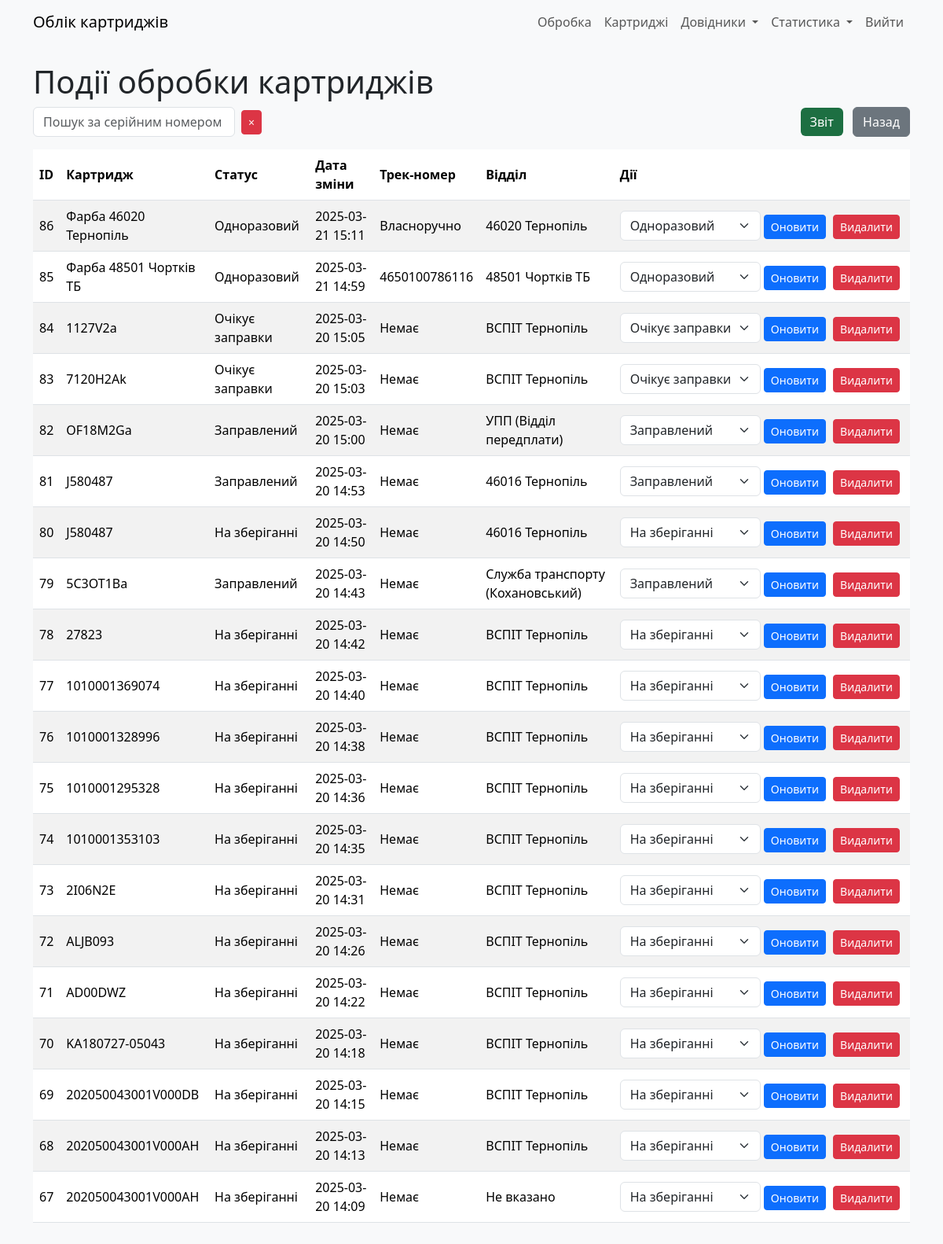
The app's page /cartridge_status (signed in), older data.
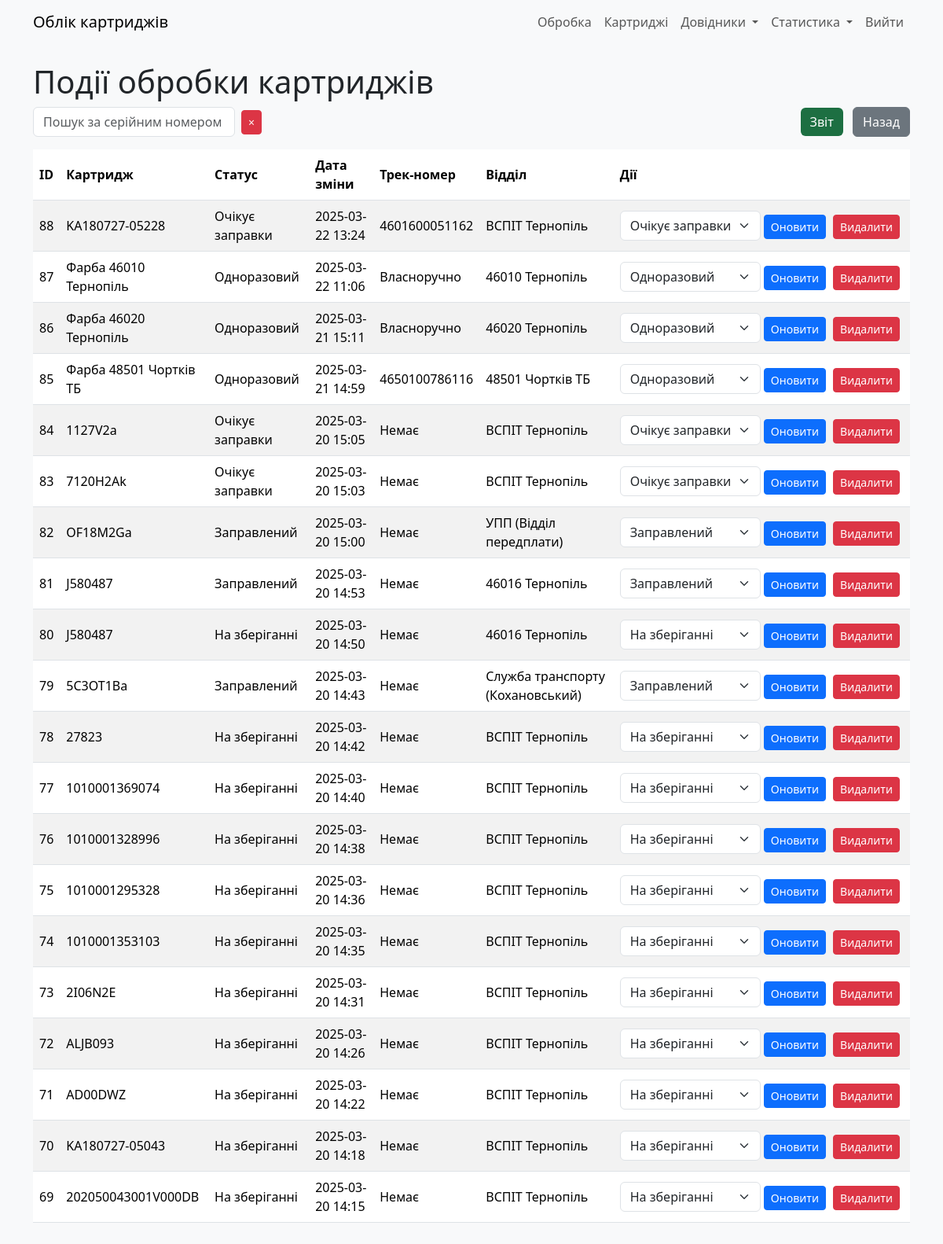
The same page, newer data.
### models.py (models this page shows)
class CartridgeStatus(db.Model):
    __tablename__ = "cartrg_status"
    id: Mapped[int] = mapped_column(primary_key=True)
    cartridge_id = mapped_column(ForeignKey(Cartridges.id))
    status: Mapped[int] = mapped_column(Integer, server_default=literal(0))
    date_ofchange: Mapped[DateTime] = mapped_column(DateTime, server_default=func.now())
    parcel_track: Mapped[str] = mapped_column(String(13), nullable=True)
    exec_dept: Mapped[int] = mapped_column(ForeignKey(RefillDept.id))
    user_updated: Mapped[int] = mapped_column(ForeignKey(User.id))
    time_updated: Mapped[DateTime] = mapped_column(DateTime, server_default=func.now())
    __table_args__ = (
        Index('idx_cartridge_date', 'cartridge_id', 'date_ofchange'),  # Композитний індекс
        Index('idx_status', 'status'),                                # Окремий індекс для status
        Index('idx_exec_dept', 'exec_dept'),                          # Окремий індекс для exec_dept
    )

class Cartridges(db.Model):
    __tablename__ = "cartridges"
    id: Mapped[int] = mapped_column(primary_key=True)
    serial_num: Mapped[str] = mapped_column(String(255), server_default="N/A")
    in_printer: Mapped[int] = mapped_column(ForeignKey(CustomerEquipment.id), nullable=True)
    cartridge_model: Mapped[str] = mapped_column(String(255), nullable=True)  # Текстове поле
    user_updated: Mapped[int] = mapped_column(ForeignKey(User.id))
    time_updated: Mapped[DateTime] = mapped_column(DateTime, server_default=func.now())

class RefillDept(db.Model):
    __tablename__ = "refill_dept"
    id: Mapped[int] = mapped_column(primary_key=True)
    deptname: Mapped[str] = mapped_column(String(30))
    is_exec: Mapped[int] = mapped_column(Integer, server_default=literal(0))
    user_updated: Mapped[int] = mapped_column(ForeignKey(User.id))
    time_updated: Mapped[DateTime] = mapped_column(DateTime, server_default=func.now())

### app.py (the view)
@app.route('/cartridge_status')
@login_required
def cartridge_status():
    search = request.args.get('search', '')
    page = request.args.get('page', 1, type=int)
    per_page = 20
    query = db.session.query(CartridgeStatus, Cartridges.serial_num, RefillDept.deptname)\
                      .outerjoin(Cartridges, Cartridges.id == CartridgeStatus.cartridge_id)\
                      .outerjoin(RefillDept, RefillDept.id == CartridgeStatus.exec_dept)\
                      .order_by(CartridgeStatus.date_ofchange.desc())
    if search:
        query = query.filter(Cartridges.serial_num.ilike(f'%{search}%'))
    pagination = query.paginate(page=page, per_page=per_page, error_out=False)
    statuses = [(s[0], s[1] or 'Не вказано', s[2] or 'Не вказано') for s in pagination.items]
    return render_template('cartridge_status.html',
                           statuses=statuses,
                           search=search,
                           pagination=pagination)

### app.py (called while the page is built)
@login_manager.user_loader
def load_user(user_id):
    return User.query.get(int(user_id))

### templates/cartridge_status.html (shortened to what this page needs)
{% extends "base.html" %}
{% block content %}
    <h1>Події обробки картриджів</h1>
    <div class="mb-3 d-flex justify-content-between align-items-center">
        <div class="d-flex align-items-center">
            <input type="text" id="search" class="form-control" placeholder="Пошук за серійним номером" value="{{ search|escape }}" style="max-width: 400px;">
            <button id="clear-search" class="btn btn-danger btn-sm ms-2" title="Очистити пошук">
                <span>×</span>
            </button>
        </div>
        <div>
            <a href="{{ url_for('export_cartridge_events') }}" class="btn btn-excel me-2">Звіт</a>
            <a href="{{ url_for('index') }}" class="btn btn-secondary">Назад</a>
        </div>
    </div>
    <table class="table table-striped" id="status-table">
        <thead>
            <tr>
                <th>ID</th>
                <th>Картридж</th>
                <th>Статус</th>
                <th>Дата зміни</th>
                <th>Трек-номер</th>
                <th>Відділ</th>
                <th>Дії</th>
            </tr>
        </thead>
        <tbody id="status-table-body">
            {% for status, serial_num, deptname in statuses %}
            <tr>
                <td>{{ status.id }}</td>
                <td>{{ serial_num }}</td>
                <td>{{ {0: 'Порожній', 1: 'Очікує заправки', 2: 'Заправлений', 3: 'В дорозі', 4: 'Списаний', 5: 'Одноразовий', 6: 'На зберіганні'}[status.status] }}</td>
                <td>{{ status.date_ofchange.strftime('%Y-%m-%d %H:%M') }}</td>
                <td>{{ status.parcel_track or 'Немає' }}</td>
                <td>{{ deptname }}</td>
                <td class="actions-column">
                    <form action="{{ url_for('update_status', status_id=status.id) }}" method="POST" class="d-inline">
                        <select name="status" class="form-select d-inline w-auto">
                            <option value="1" {% if status.status == 1 %}selected{% endif %}>Очікує заправки</option>
                            <option value="2" {% if status.status == 2 %}selected{% endif %}>Заправлений</option>
                            <option value="5" {% if status.status == 5 %}selected{% endif %}>Одноразовий</option>
                            <option value="6" {% if status.status == 6 %}selected{% endif %}>На зберіганні</option>
                        </select>
                        <button type="submit" class="btn btn-primary btn-sm">Оновити</button>
                    </form>
                    <form action="{{ url_for('delete_status', status_id=status.id) }}" method="POST" class="d-inline" onsubmit="return confirm('Ви впевнені, що хочете видалити цей статус?');">
                        <button type="submit" class="btn btn-danger btn-sm">Видалити</button>
                    </form>
                </td>
            </tr>
            {% endfor %}
        </tbody>
    </table>
{% endblock %}

### templates/base.html (shortened to what this page needs)
<!DOCTYPE html>
<html lang="uk">
<head>
    <link rel="stylesheet" href="{{ url_for('static', filename='css/bootstrap.min.css') }}">
    <link rel="stylesheet" href="{{ url_for('static', filename='css/style.css') }}">
</head>
<body>
    <nav class="navbar navbar-expand-lg navbar-light bg-light">
        <div class="container">
            <a class="navbar-brand" href="{{ url_for('index') }}">Облік картриджів</a>
            <div class="collapse navbar-collapse" id="navbarNav">
                <ul class="navbar-nav ms-auto">
                    {% if current_user.is_authenticated %}
                        <li class="nav-item">
                            <a class="nav-link" href="{{ url_for('processCartridge') }}" id="processCartridge">Обробка</a>
                        </li>
                        <li class="nav-item">
                            <a class="nav-link" href="{{ url_for('cartridges') }}">Картриджі</a>
                        </li>
                        <li class="nav-item dropdown">
                            <a class="nav-link dropdown-toggle" href="#" id="navbarDropdownRefs" role="button" data-bs-toggle="dropdown" aria-expanded="false">
                                Довідники
                            </a>
                        </li>
                        <li class="nav-item dropdown">
                            <a class="nav-link dropdown-toggle" href="#" id="navbarDropdownStats" role="button" data-bs-toggle="dropdown" aria-expanded="false">
                                Статистика
                            </a>
                        </li>
                        <li class="nav-item">
                            <a class="nav-link" href="{{ url_for('logout') }}">Вийти</a>
                        </li>
                    {% else %}
                        <li class="nav-item">
                            <a class="nav-link" href="{{ url_for('login') }}">Увійти</a>
                        </li>
                    {% endif %}
                </ul>
            </div>
        </div>
    </nav>
    <div class="container mt-4">
        {% block content %}{% endblock %}
    </div>
</body>
</html>

### static/css/style.css (style rules this page uses)
body { background-color: #f8f9fa; }
.table th, .table td { vertical-align: middle; }
.form-control, .form-select { max-width: 300px; }
.btn-sm { margin-right: 5px; }
.navbar-nav .nav-link { padding-left: 10px; padding-right: 10px; }

### templates/cartridge_status.html (style rules this page uses)
.actions-column { white-space: nowrap; vertical-align: middle; }
#clear-search { padding: 0.25rem 0.5rem; }
.btn-excel { background-color: #1D6F42; color: white; border: none; }

Row changes from the older to the newer data that the page shows:
no longer on this page (row unchanged): CartridgeStatus: id "68", serial_num "202050043001V000AH", status "На зберіганні", date_ofchange "2025-03-20 14:13", parcel_track "Немає", deptname "ВСПІТ Тернопіль"
no longer on this page (row unchanged): CartridgeStatus: id "67", serial_num "202050043001V000AH", status "На зберіганні", date_ofchange "2025-03-20 14:09", parcel_track "Немає", deptname "Не вказано"
added CartridgeStatus: id "88", serial_num "KA180727-05228", status "Очікує заправки", date_ofchange "2025-03-22 13:24", parcel_track "4601600051162", deptname "ВСПІТ Тернопіль"
added CartridgeStatus: id "87", serial_num "Фарба 46010 Тернопіль", status "Одноразовий", date_ofchange "2025-03-22 11:06", parcel_track "Власноручно", deptname "46010 Тернопіль"
